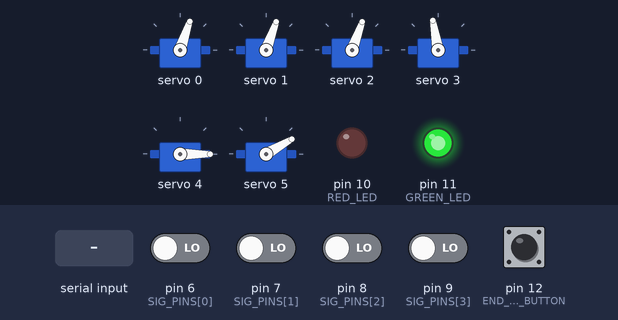
Bench run of a sketch on a simulated Arduino Uno, built with avr-gcc and run on an emulated ATmega328P. Shown: 6 × servo, output pins drawn as LEDs (lit = HIGH). The test bench sets the inputs (shaded band); at power-on: pin 12 (END_TURN_BUTTON) HIGH, pin 6 (SIG_PINS[0]), pin 7 (SIG_PINS[1]), pin 8 (SIG_PINS[2]), pin 9 (SIG_PINS[3]) LOW. What the sketch prints to the serial monitor is not drawn.

Above: at 1.2 s.
1.3 s: pin 12 (END_TURN_BUTTON) pulled LOW for 0.15 s
At 1.8 s:
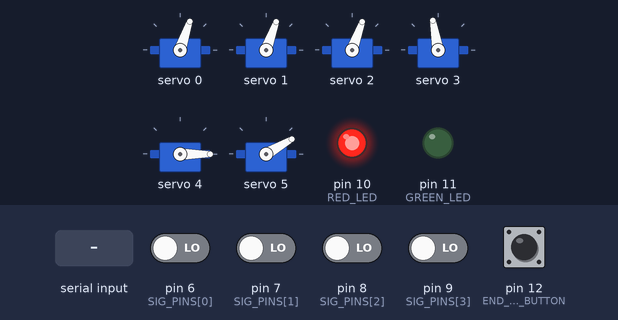
3.0 s: ",\n" received over Serial
At 8.1 s:
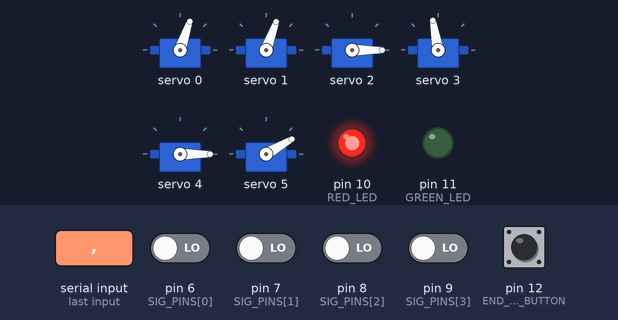
Timing chart, 0 to 22.6 s (numbered marks = the images above; inputs shaded):
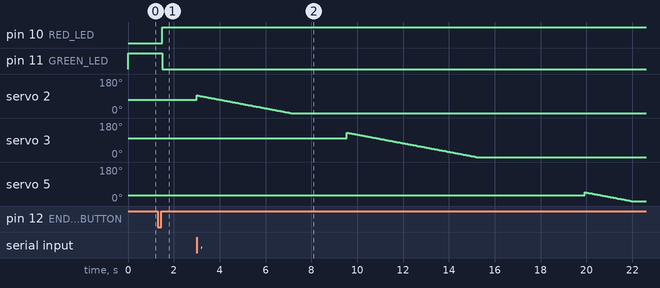

The sketch:

data_transfer.ino
```cpp
#include <Wire.h>
#include <Adafruit_PWMServoDriver.h>

Adafruit_PWMServoDriver pwm = Adafruit_PWMServoDriver(0x40);

const int SIG_PIN_1 = 6;
const int SIG_PIN_2 = 7;
const int SIG_PIN_3 = 8;
const int SIG_PIN_4 = 9;

const int RED_LED         = 10;
const int GREEN_LED       = 11;
const int END_TURN_BUTTON = 12;
const int DEBOUNCE_MS     = 50;

enum Turn { PLAYER_TURN, AI_TURN };
Turn current_turn = PLAYER_TURN;

bool player_turn = true;

#define MIN_PULSE     150
#define MAX_PULSE     600
#define SERVO_COUNT   6

#define START_SERVO   1

int servo_pwm[SERVO_COUNT]  = {315, 310, 310, 386, 105, 211};
int target_pwm[SERVO_COUNT];
int speed_delay = 20;

const int SIG_PINS[4] = { 6, 7, 8, 9 };
const int ADDR_PINS[4][4] = {
  {22, 24, 26, 28},
  {23, 25, 27, 29},
  {30, 32, 34, 36},
  {31, 33, 35, 37}
};

#define MAX_PWM_CHANGE 3
#define SERVO_SPEED 1

struct ServoCalibration {
  int min_pulse;
  int max_pulse;
  int min_angle;
  int max_angle;
  bool reversed;
};

ServoCalibration servoSettings[SERVO_COUNT] = {
  {115, 515, 0, 180, false},
  {105, 515, 0, 180, false},
  {105, 515, 0, 180, false},
  {105, 515, 0, 180, false},
  {105, 480, 0, 180, false},
  {165, 578, 0, 180, false}
};

void setup() {
  Serial.begin(9600);
  Wire.begin();
  pwm.begin();
  for (int i = 0; i < SERVO_COUNT; i++) {
    pwm.setPWM(i, 0, servo_pwm[i]);
  }
  for (int mux = 0; mux < 4; mux++)
    for (int b = 0; b < 4; b++)
      pinMode(ADDR_PINS[mux][b], OUTPUT);

  for (int mux = 0; mux < 4; mux++)
    pinMode(SIG_PINS[mux], INPUT);
  pwm.setPWMFreq(50);
  player_turn = true;

  pinMode(GREEN_LED, OUTPUT);
  pinMode(RED_LED,   OUTPUT);
  pinMode(END_TURN_BUTTON, INPUT_PULLUP);

  digitalWrite(GREEN_LED, HIGH);
  digitalWrite(RED_LED,   LOW);

  delay(10);
  Serial.println("Arduino ready");

  enterPlayerTurn();
}

void loop() {
  if (current_turn == PLAYER_TURN) {
    while (digitalRead(END_TURN_BUTTON) == HIGH) { /* se asteapta apasarea butonului */ }
    delay(DEBOUNCE_MS);
    while (digitalRead(END_TURN_BUTTON) == LOW)  { /* se asteapta eliberarea butonului */ }
    delay(DEBOUNCE_MS);

    enterAiTurn();
  }
  else {
    ai_flow();
    enterPlayerTurn();
  }
}

void ai_flow() {
    read_sensors();
    while (true) {
      String cmd = waitForResponse();
      if (cmd.startsWith("A")) {
        Serial.println("ALL_SERVOS_DONE");
        break;
      } else if (cmd.startsWith("C")) {
        break;
      } else if (cmd.startsWith("W")){
        player_win();
      } else if (cmd.startsWith("D")){
        player_defeat();
      } else if (cmd.startsWith("S")){
        player_stalemate();
      } else {
        parseAndSetTargets(cmd);
        smoothMoveSequential();
        Serial.println("MOVE_DONE");
      }
    }
}

void player_win() {
  for(int i = 0; i < 5; i++) {
    digitalWrite(GREEN_LED, HIGH);
    digitalWrite(RED_LED,   LOW);
    delay(1000);
    digitalWrite(GREEN_LED, LOW);
    digitalWrite(RED_LED,   LOW);
    delay(1000);
  }
  digitalWrite(GREEN_LED, HIGH);
}

void player_defeat() {
  for(int i = 0; i < 5; i++) {
    digitalWrite(GREEN_LED, LOW);
    digitalWrite(RED_LED,   HIGH);
    delay(1000);
    digitalWrite(GREEN_LED, LOW);
    digitalWrite(RED_LED,   LOW);
    delay(1000);
  }
  digitalWrite(RED_LED,   HIGH);
}

void player_stalemate() {
  for(int i = 0; i < 5; i++) {
    digitalWrite(GREEN_LED, LOW);
    digitalWrite(RED_LED,   HIGH);
    delay(1000);
    digitalWrite(GREEN_LED, HIGH);
    digitalWrite(RED_LED,   LOW);
    delay(1000);
  }
  digitalWrite(GREEN_LED, LOW);
  digitalWrite(RED_LED,   LOW);
}

String waitForResponse() {
  while (Serial.available() == 0) {
    /* se asteapta apasarea butonului */
  }
  String resp = Serial.readStringUntil('\n');
  resp.trim();
  return resp;
}

void enterPlayerTurn() {
  current_turn = PLAYER_TURN;
  digitalWrite(GREEN_LED, HIGH);
  digitalWrite(RED_LED,   LOW);
}

void enterAiTurn() {
  current_turn = AI_TURN;
  digitalWrite(GREEN_LED, LOW);
  digitalWrite(RED_LED,   HIGH);
}

void read_sensors() {
  bool first_print = true;

  for (int mux = 0; mux < 4; mux++) {
    for (int channel = 0; channel < 16; channel++) {
      for (int b = 0; b < 4; b++) {
        digitalWrite(ADDR_PINS[mux][b], bitRead(channel, b));
      }
      delay(5);

      int v = digitalRead(SIG_PINS[mux]);
      if (first_print) {
        Serial.print(v);
        first_print = false;
      } else {
        Serial.print(' ');
        Serial.print(v);
      }
    }
  }
  Serial.println();
}

void parseAndSetTargets(const String &command) {
  int idx = 0, last = 0;
  for (int i = 0; i <= command.length() && idx < SERVO_COUNT; i++) {
    if (i == command.length() || command.charAt(i) == ',') {
      int angle = command.substring(last, i).toInt();
      angle = constrain(angle, 0, 180);
      target_pwm[idx++] = map(angle, 0, 180, servoSettings[idx].min_pulse, servoSettings[idx].max_pulse);
      last = i + 1;
    }
  }
}

void smoothMoveSequential() {
  int first_servo = (target_pwm[1] >= servo_pwm[1]) ? 1 : 2;

  for (int step = 0; step < SERVO_COUNT; step++) {
    int i = (first_servo + step) % SERVO_COUNT;

    int error = target_pwm[i] - servo_pwm[i];

    if (error == 0) {
      continue;
    }

    int direction = (error > 0) ? 1 : -1;
    int constant_speed = SERVO_SPEED;

    while (servo_pwm[i] != target_pwm[i]) {
      int step_size = min(constant_speed, abs(target_pwm[i] - servo_pwm[i]));
      servo_pwm[i] += direction * step_size;

      pwm.setPWM(i, 0, servo_pwm[i]);

      delay(speed_delay);
    }

    delay(100);
  }
}
```

Measured:
- after the input at 1.3 s, pin 10 (RED_LED): LOW → HIGH after 0.20 s; pin 11 (GREEN_LED): HIGH → LOW after 0.20 s
